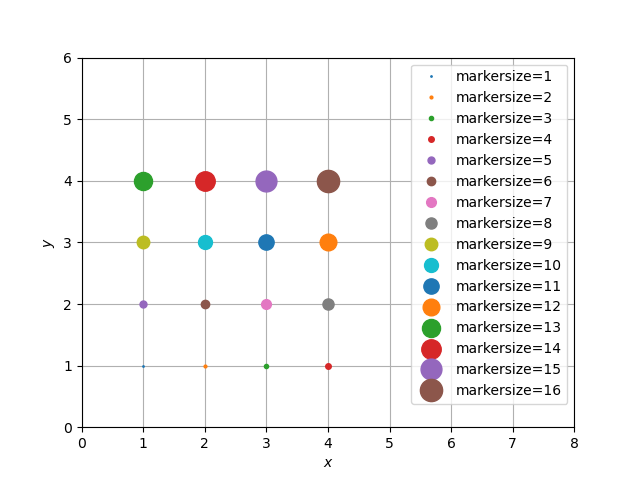

This chart was generated by the following Python code:
#!/usr/pkg/bin/python3.9

#
# Time-stamp: <2023/03/02 13:41:54 (CST) daisuke>
#

# importing numpy module
import numpy

# importing matplotlib module
import matplotlib.backends.backend_agg
import matplotlib.figure

# data to be plotted
data_x = numpy.concatenate ([
    numpy.linspace (1.0, 4.0, 4), \
    numpy.linspace (1.0, 4.0, 4), \
    numpy.linspace (1.0, 4.0, 4), \
    numpy.linspace (1.0, 4.0, 4) ])
data_y = numpy.concatenate ([
    numpy.repeat (1.0, 4), \
    numpy.repeat (2.0, 4), \
    numpy.repeat (3.0, 4), \
    numpy.repeat (4.0, 4) ])

# output file name
file_output = 'advobs202302_s03_03_02.png'

# making a fig object
fig = matplotlib.figure.Figure ()

# making a canvas object
canvas = matplotlib.backends.backend_agg.FigureCanvasAgg (fig)

# making an axes object
ax = fig.add_subplot (111)

# making a plot using object-oriented interface
for i in range (len (data_x)):
    ax.plot (data_x[i], data_y[i], ls='None', marker='o', \
             markersize=i+1, label=f'markersize={i+1}')

# setting ranges of x-axis and y-axis
ax.set_xlim (0.0, +8.0)
ax.set_ylim (0.0, +6.0)

# setting labels for x-axis and y-axis
ax.set_xlabel ('$x$')
ax.set_ylabel ('$y$')

# setting ticks
ax.set_xticks (numpy.linspace (0.0, +8.0, 9))
ax.set_yticks (numpy.linspace (0.0, +6.0, 7))

# setting aspect ratio
ax.set_aspect ('equal')

# showing grid
ax.grid ()

# adding legend to the plot
ax.legend ()

# saving a plot as a file
fig.savefig (file_output)
